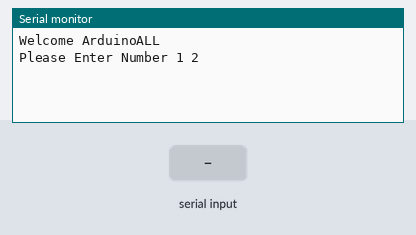
Simulated run of this sketch. Board: Arduino Uno, built with avr-gcc and run on an emulated ATmega328P. On the bench: the last lines printed to the serial monitor. The test bench sets the inputs (shaded band).

Above: at 1.2 s.
1.3 s: "1" received over Serial
At 3.7 s:
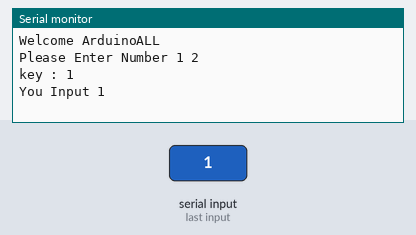
4.3 s: "2" received over Serial
At 7.2 s:
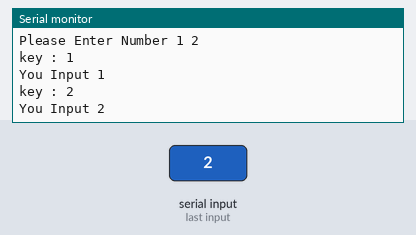

Measured:
- after the input at 1.3 s, the serial monitor: prints a new line after 1.7 s (image 1)
- after the input at 4.3 s, the serial monitor: prints a new line after 1.7 s (image 2)

The sketch:

_7_if-else.ino
```cpp
// https://www.arduinoall.com/article/207/7-arduino-สอนการใช้งาน-if-else-ให้ทำงานตามเงื่อนไข
//Example By ArduinoAll
char key = '0' ; //สำหรับเก็บค่าที่ป้อนจากเครื่องคอมเข้ามา
void setup()
{
  Serial.begin(9600);
  Serial.println("Welcome ArduinoALL");
}
void loop()
{
  if (Serial.available() > 0) { //เช็คว่ามีค่าส่งมาใน Serial
    key = Serial.read(); //อ่านค่าที่รับเข้ามาไว้ในตัวแปร key
    Serial.print("key : ");
    Serial.println(key); // ส่งค่าตัวแปร key จากบอร์ด Arduino ออกไปแสดงที่ Serial Monitor
  }
  if (key == '1') { //ถ้า key เท่ากับ 1
    Serial.println("You Input 1"); //ให้ทำคำสั่งใน if นี้
  } else if (key == '2') {// ถ้า key ไม่ใช่ 1 แล้วถ้าเป็น 2
    Serial.println("You Input 2"); // ทำในคำสั่งนี้
  }
  else { // ถ้าไม่เข้าเงื่อนไขไหนเลย ให้ทำในคำสั่งนี้
    Serial.println("Please Enter Number 1 2");
  }
  delay(3000);
}
```
